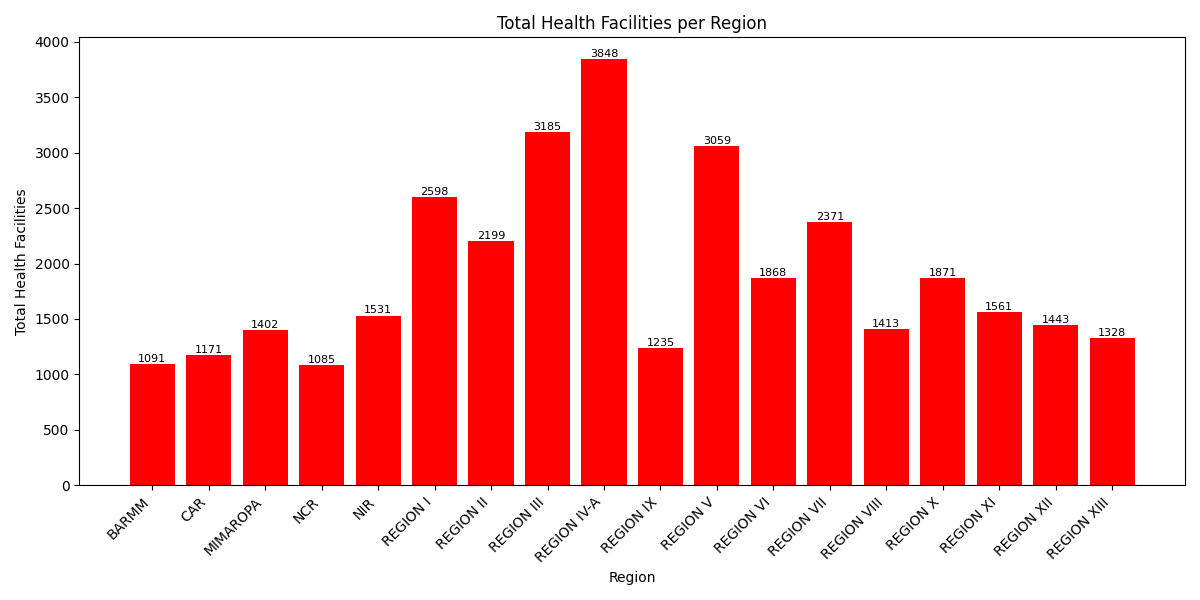

This chart was generated by the following Python code:
import matplotlib.pyplot as plt
import pandas as pd
import os

# Read CSV for health facilities per region
os.chdir(os.path.dirname(os.path.abspath(__file__)))
df = pd.read_csv('../Datasets/Stat_HFProvincial.csv')

# Group by region name and sum the total for each region
region_totals = df.groupby('Region Name')['TOTAL'].sum().reset_index()

# Plot data
plt.figure(figsize=(12, 6))
bars = plt.bar(region_totals['Region Name'], region_totals['TOTAL'], color='red')

# Add labels and title
plt.xlabel('Region')
plt.ylabel('Total Health Facilities')
plt.title('Total Health Facilities per Region')
plt.xticks(rotation=45, ha='right')

# Add value on top of bars
for bar in bars:
    height = bar.get_height()
    plt.text(bar.get_x() + bar.get_width()/2, height + 1,
             str(height), ha='center', va='bottom', fontsize=8)

# Display plot
plt.tight_layout()
plt.show()
